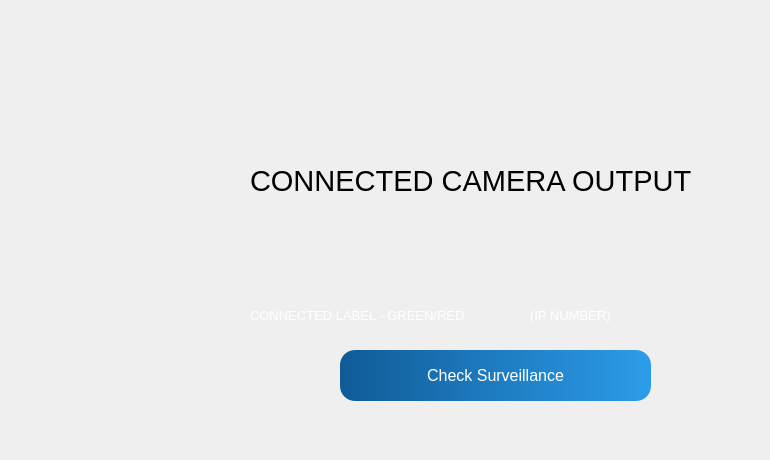
         <widget class="QWidget" name="cctvConnectedView_page">
          <widget class="QLabel" name="label_85">
           <property name="geometry">
            <rect>
             <x>210</x>
             <y>10</y>
             <width>551</width>
             <height>441</height>
            </rect>
           </property>
           <property name="text">
            <string/>
           </property>
           <property name="pixmap">
            <pixmap resource="detechRs.qrc">:/images/images/rectangleShape.png</pixmap>
           </property>
           <property name="scaledContents">
            <bool>true</bool>
           </property>
          </widget>
          <widget class="QLabel" name="connectedCameraOutput_label">
           <property name="geometry">
            <rect>
             <x>250</x>
             <y>30</y>
             <width>491</width>
             <height>301</height>
            </rect>
           </property>
           <property name="font">
            <font>
             <pointsize>22</pointsize>
            </font>
           </property>
           <property name="text">
            <string>CONNECTED CAMERA OUTPUT</string>
           </property>
          </widget>
          <widget class="QLabel" name="numberIP_label">
           <property name="geometry">
            <rect>
             <x>530</x>
             <y>300</y>
             <width>111</width>
             <height>31</height>
            </rect>
           </property>
           <property name="font">
            <font>
             <pointsize>10</pointsize>
            </font>
           </property>
           <property name="styleSheet">
            <string notr="true">background-color: rgb(0,0,0,0%);
color:rgb(255, 255, 255)</string>
           </property>
           <property name="text">
            <string>(IP NUMBER)</string>
           </property>
          </widget>
          <widget class="QLabel" name="label_86">
           <property name="geometry">
            <rect>
             <x>250</x>
             <y>300</y>
             <width>491</width>
             <height>31</height>
            </rect>
           </property>
           <property name="font">
            <font>
             <pointsize>10</pointsize>
            </font>
           </property>
           <property name="styleSheet">
            <string notr="true">QLabel
{
color: white;
background-color: qlineargradient(spread:pad, x1:0, y1:0, x2:1, y2:0, stop:0 		rgba(155, 171, 183, 1), stop:1 rgba(45, 158, 236, 0));
}
</string>
           </property>
           <property name="text">
            <string>CONNECTED LABEL - GREEN/RED</string>
           </property>
          </widget>
          <widget class="QPushButton" name="checkSurveillance_button">
           <property name="geometry">
            <rect>
             <x>340</x>
             <y>350</y>
             <width>311</width>
             <height>51</height>
            </rect>
           </property>
           <property name="font">
            <font>
             <pointsize>12</pointsize>
             <weight>50</weight>
             <italic>false</italic>
             <bold>false</bold>
            </font>
           </property>
           <property name="styleSheet">
            <string notr="true">QPushButton {
background-color: qlineargradient(spread:pad, x1:0, y1:0, x2:1, y2:0, stop:0 rgba(16, 91, 151, 255), stop:1 rgba(44, 156, 234, 255));
color: white;
border-radius: 15px;
}

QPushButton:hover {
    background: qradialgradient(
        cx: 0.3, cy: -0.4, fx: 0.3, fy: -0.4,
        radius: 1.35, stop: 0 rgb(119, 88, 127), stop: 1 rgb(28, 96, 255)
        );
    }

QPushButton:pressed {
    border-style: inset;
    background: qradialgradient(
        cx: 0.4, cy: -0.1, fx: 0.4, fy: -0.1,
        radius: 1.35, stop: 0 rgb(17, 21, 255), stop: 1 #ddd
        );
    }</string>
           </property>
           <property name="text">
            <string>Check Surveillance</string>
           </property>
           <property name="icon">
            <iconset resource="detechRs.qrc">
             <normaloff>:/images/images/ri_login-circle-fill.png</normaloff>:/images/images/ri_login-circle-fill.png</iconset>
           </property>
           <property name="iconSize">
            <size>
             <width>30</width>
             <height>30</height>
            </size>
           </property>
          </widget>
         </widget>
